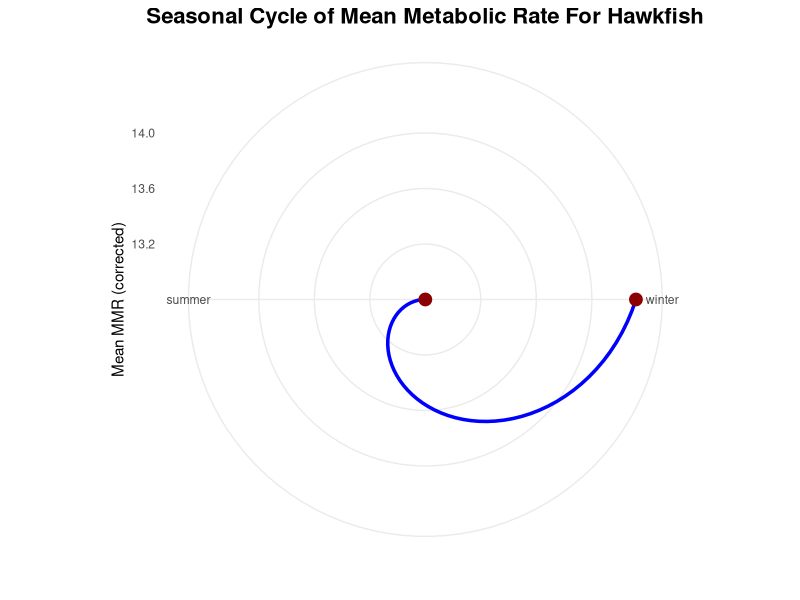
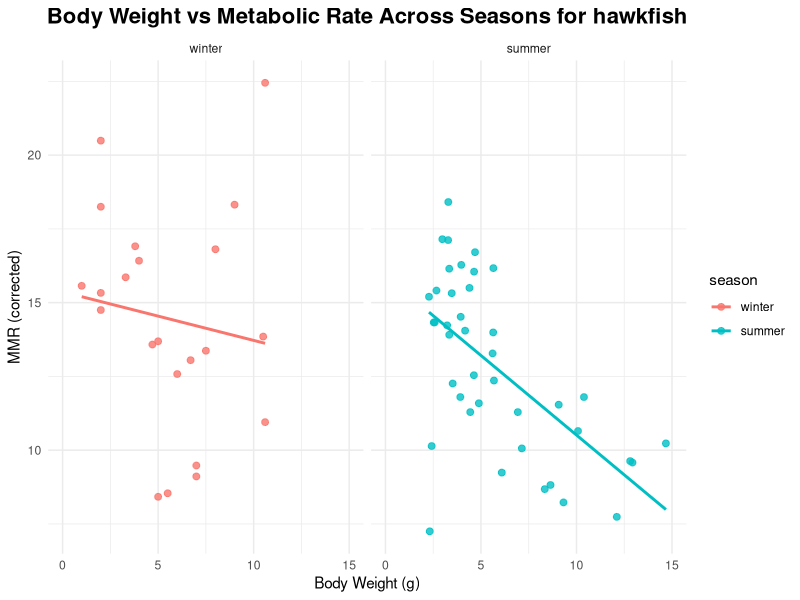
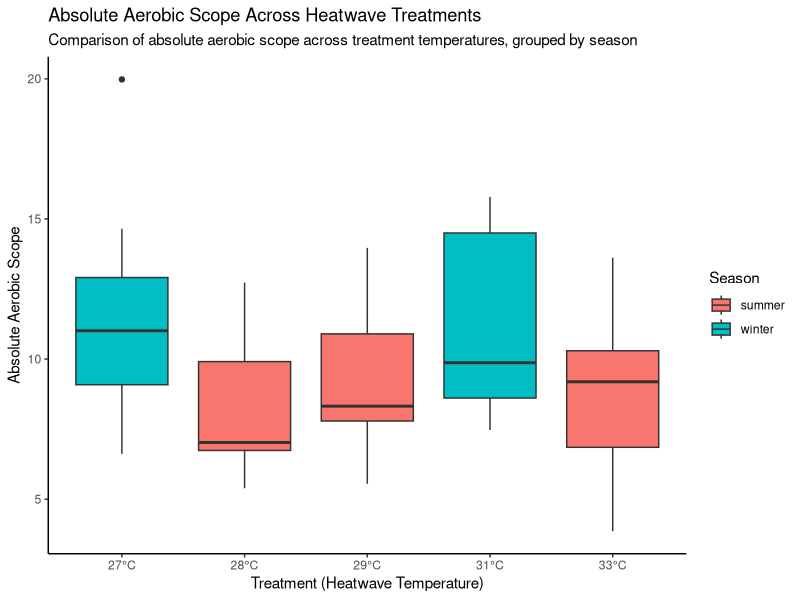
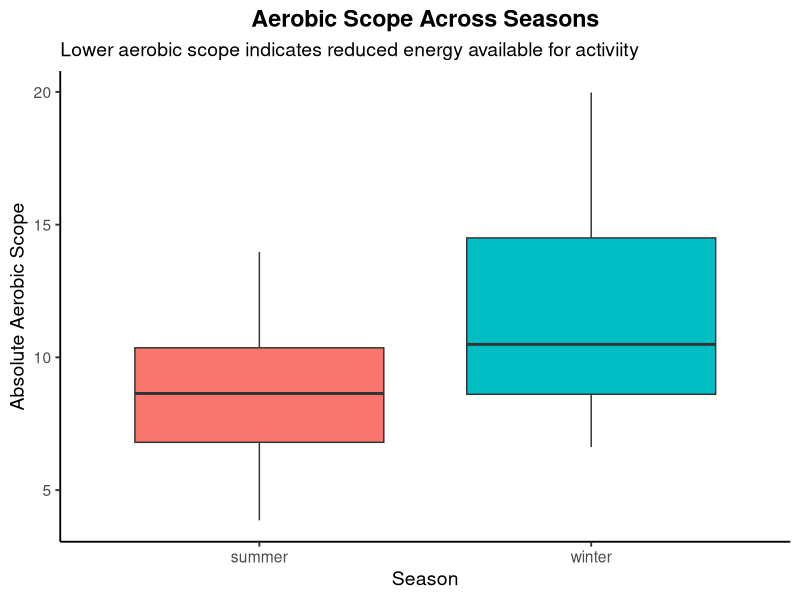
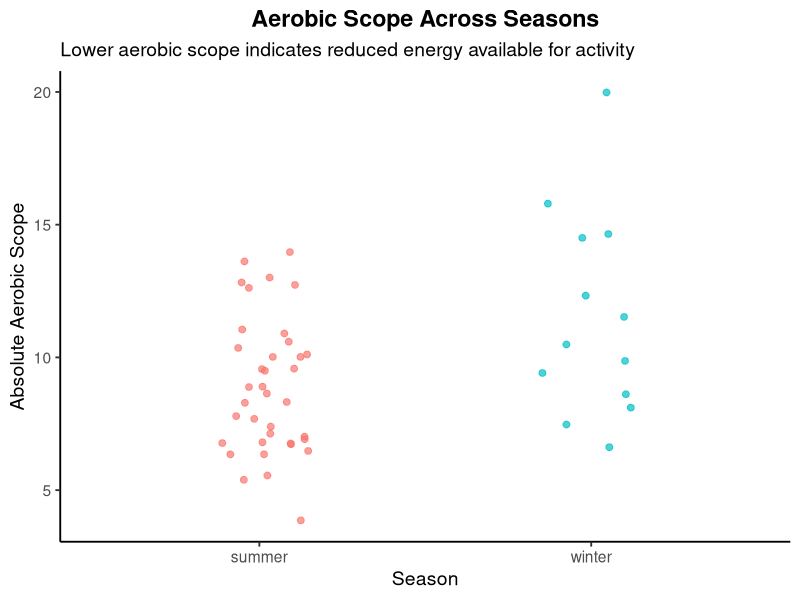
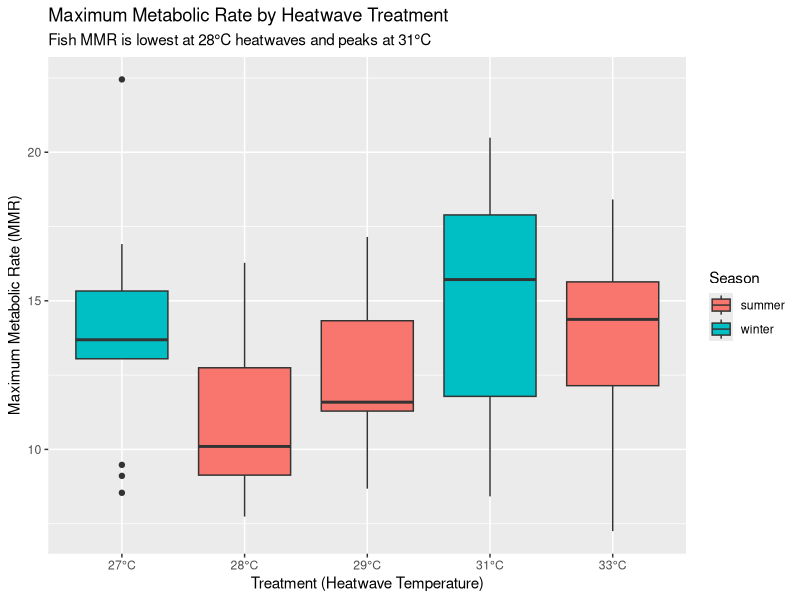
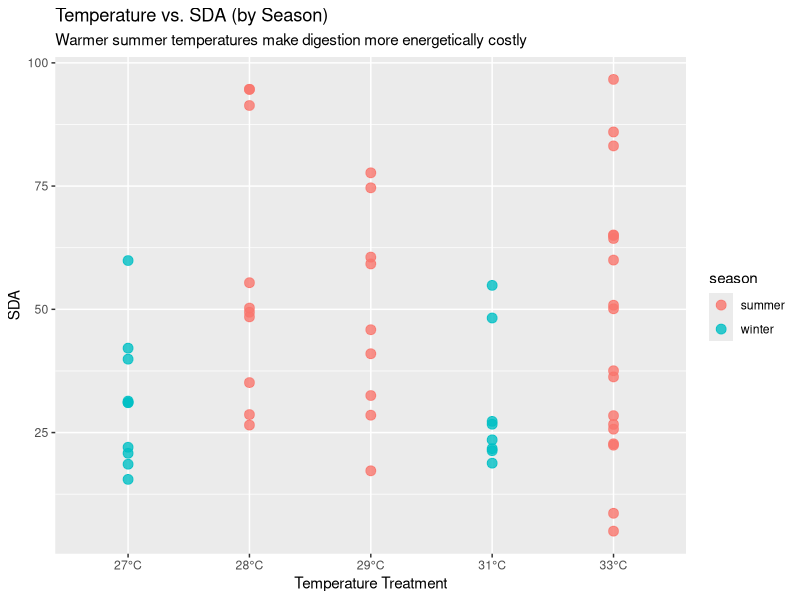
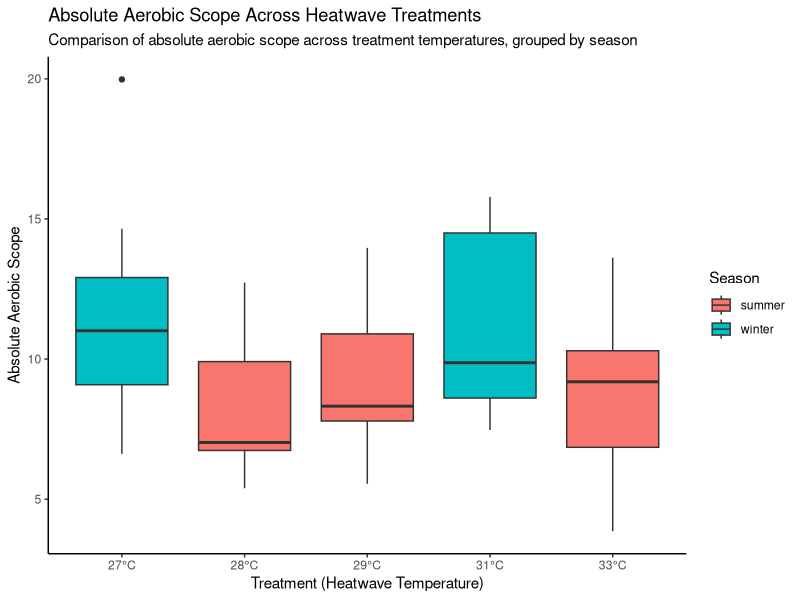

Write the R code that produced these figures, in order.
## ---- chunk 1
library(tidyverse)
library(broom)
library(viridisLite)
library(ggplot2)
## ---- chunk 2
heatwaves_coral_fish <- read_csv("../data/VanWert_etal_2023_hawkfish.csv")
glimpse(heatwaves_coral_fish)
## ---- chunk 3
heatwaves_coral_fish_clean <- heatwaves_coral_fish |>
  rename(wet_mass = bw_g,
         total_length = tl_cm,
         standard_length = sl_cm,
         max_metabolic_rate = mmr_corrected,
         standard_metabolic_rate = smr_low10_all,
         absolute_aerobic_scope = aas_corrected,
         factorial_aerobic_scope = fas,
         SDA_coeff = sda_coeff,
         temp_of_arrhythmia = tarr,
         peak_max_heart_rate = fhmax_peak,
         temp_at_max_heart_rate = tpeak)
## ---- chunk 4

heatwave_vs_mmr <- heatwaves_coral_fish_clean |>
  filter(treatment_new != "wild") |>
  ggplot(aes(x = treatment_new, y = max_metabolic_rate, fill = season)) +
  geom_boxplot() +
  scale_x_discrete(labels = function(x) paste0(x, "°C")) +
  labs(
    title = "Maximum Metabolic Rate by Heatwave Treatment",
    subtitle = "Fish MMR is lowest at 28°C heatwaves and peaks at 31°C",
    x = "Treatment (Heatwave Temperature)",
    y = "Maximum Metabolic Rate (MMR)",
    fill = "Season"
  )

# Save the plot
ggsave("fig_mmr_vs_heatwave_boxplot.png", heatwave_vs_mmr, width = 7, height = 5)

## ---- chunk 5

temp_energy_season <- heatwaves_coral_fish_clean |>
  filter(treatment_new != "wild") |>
  ggplot(aes(x = treatment_new, y = SDA_integrated, color = season)) +
  geom_point(alpha = 0.8, size = 3) +
  scale_x_discrete(labels = function(x) ifelse(x == "wild", "wild", paste0(x, "°C"))) +
  labs(
    title = "Temperature vs. SDA (by Season)",
    subtitle = "Warmer summer temperatures make digestion more energetically costly",
    x = "Temperature Treatment",
    y = "SDA"
  )

# Save the plot
ggsave("fig_temp_energy_season_scatterplot.png", temp_energy_season, width = 7, height = 5)
## ---- chunk 6

df <- read.csv("../data/VanWert_etal_2023_hawkfish.csv")
df$season <- factor(df$season, 
                    levels = c("winter", "spring", "summer", "fall"))


season_means <- df |>
  group_by(season) |>
  summarise(mean_mmr = mean(mmr_corrected, na.rm = TRUE))


ggplot(season_means, aes(x = season, y = mean_mmr, group = 1)) +
  geom_line(size = 1.2, color = "blue") +
  geom_point(size = 4, color = "darkred") +
  coord_polar() +
  theme_minimal() +
  labs(
    title = "Seasonal Cycle of Mean Metabolic Rate For Hawkfish",
    x = "",
    y = "Mean MMR (corrected)"
  ) +
  theme(
    plot.title = element_text(size = 16, face = "bold", hjust = 0.5)
   
  )


## ---- chunk 7

df <- read.csv("../data/VanWert_etal_2023_hawkfish.csv")

df$season <- factor(df$season, 
                    levels = c("winter", "spring", "summer", "fall"))

ggplot(df, aes(x = bw_g, y = mmr_corrected, color = season)) +
  geom_point(alpha = 0.8, size = 2) +
  geom_smooth(method = "lm", se = FALSE) +
  facet_wrap(~ season, nrow = 1) +
  xlim(0,15)+
  theme_minimal() +
  labs(
    title = "Body Weight vs Metabolic Rate Across Seasons for hawkfish",
    x = "Body Weight (g)",
    y = "MMR (corrected)"
  ) +
  theme(
    plot.title = element_text(size = 16, face = "bold", hjust = 0.5)

  )

## ---- chunk 8

aerobic_scope_treatment <- heatwaves_coral_fish_clean |>
  filter(treatment_new != "wild") |>
  mutate(treatment_new = factor(treatment_new,
                                levels = c("27", "28", "29", "31", "33"))) |>
  ggplot(aes(x = treatment_new,
             y = absolute_aerobic_scope,
             fill = season)) +
  geom_boxplot(position = position_dodge(width = 0.8)) +
  scale_x_discrete(labels = function(x) paste0(x, "°C")) +
  labs(
    title = "Absolute Aerobic Scope Across Heatwave Treatments",
    subtitle = "Comparison of absolute aerobic scope across treatment temperatures, grouped by season",
    x = "Treatment (Heatwave Temperature)",
    y = "Absolute Aerobic Scope",
    fill = "Season"
  ) +
  theme_classic()

aerobic_scope_treatment
# Save the plot
ggsave("fig_aerobic_vs_heatwave_boxplot.png", aerobic_scope_treatment, width = 7, height = 5)

## ---- chunk 9
heatwaves_coral_fish_clean |>
  ggplot(aes(x = season, y = absolute_aerobic_scope, fill = season)) +
  geom_boxplot() +
  labs(
    title = "Aerobic Scope Across Seasons",
    subtitle = "Lower aerobic scope indicates reduced energy available for activiity",
    x = "Season",
    y = "Absolute Aerobic Scope"
  ) +
  theme_classic(base_size = 14) +
  theme(
    legend.position = "none",
    plot.title = element_text(face = "bold", hjust = 0.5)
  )

heatwaves_coral_fish_clean |>
  ggplot(aes(x = season, y = absolute_aerobic_scope, color = season)) +
  geom_jitter(width = 0.15, size = 2, alpha = 0.7) +
  labs(
    title = "Aerobic Scope Across Seasons",
    subtitle = "Lower aerobic scope indicates reduced energy available for activity",
    x = "Season",
    y = "Absolute Aerobic Scope"
  ) +
  theme_classic(base_size = 14) +
  theme(
    legend.position = "none",
    plot.title = element_text(face = "bold", hjust = 0.5)
  )
## ---- chunk 10
